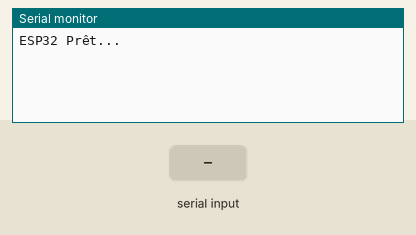
Recording of a sketch running on a simulated ESP32. Parts: the last lines printed to the serial monitor. The inputs (shaded band) are chosen by the test bench.

Above: at 1.2 s.
1.3 s: "1\n" received over the second serial link
At 2.5 s:
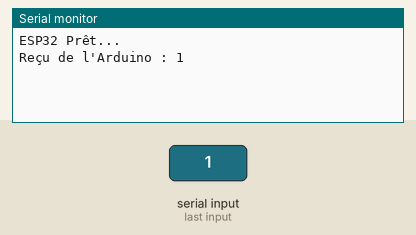
2.8 s: "0\n" received over the second serial link
At 3.6 s:
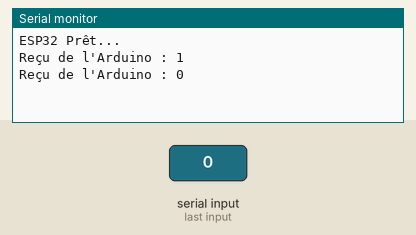
4.3 s: "2\n" received over the second serial link
At 4.7 s:
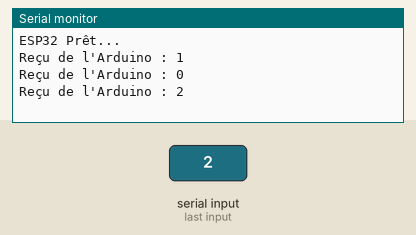

Measured:
- after the input at 1.3 s, the serial monitor: prints a new line at once (image 1)
- after the input at 2.8 s, the serial monitor: prints a new line at once (image 2)
- after the input at 4.3 s, the serial monitor: prints a new line at once (image 3)

The sketch:

ESP32_spectre_temporel.ino
```cpp
void setup() {
  Serial.begin(115200);
  // RX2 = GPIO 16, TX2 = GPIO 17
  Serial2.begin(115200, SERIAL_8N1, 16, 17);
  Serial.println("ESP32 Prêt...");
}

void loop() {
  if (Serial2.available()) {
    String msg = Serial2.readStringUntil('\n');
    Serial.print("Reçu de l'Arduino : ");
    Serial.println(msg);
  }
}
```
